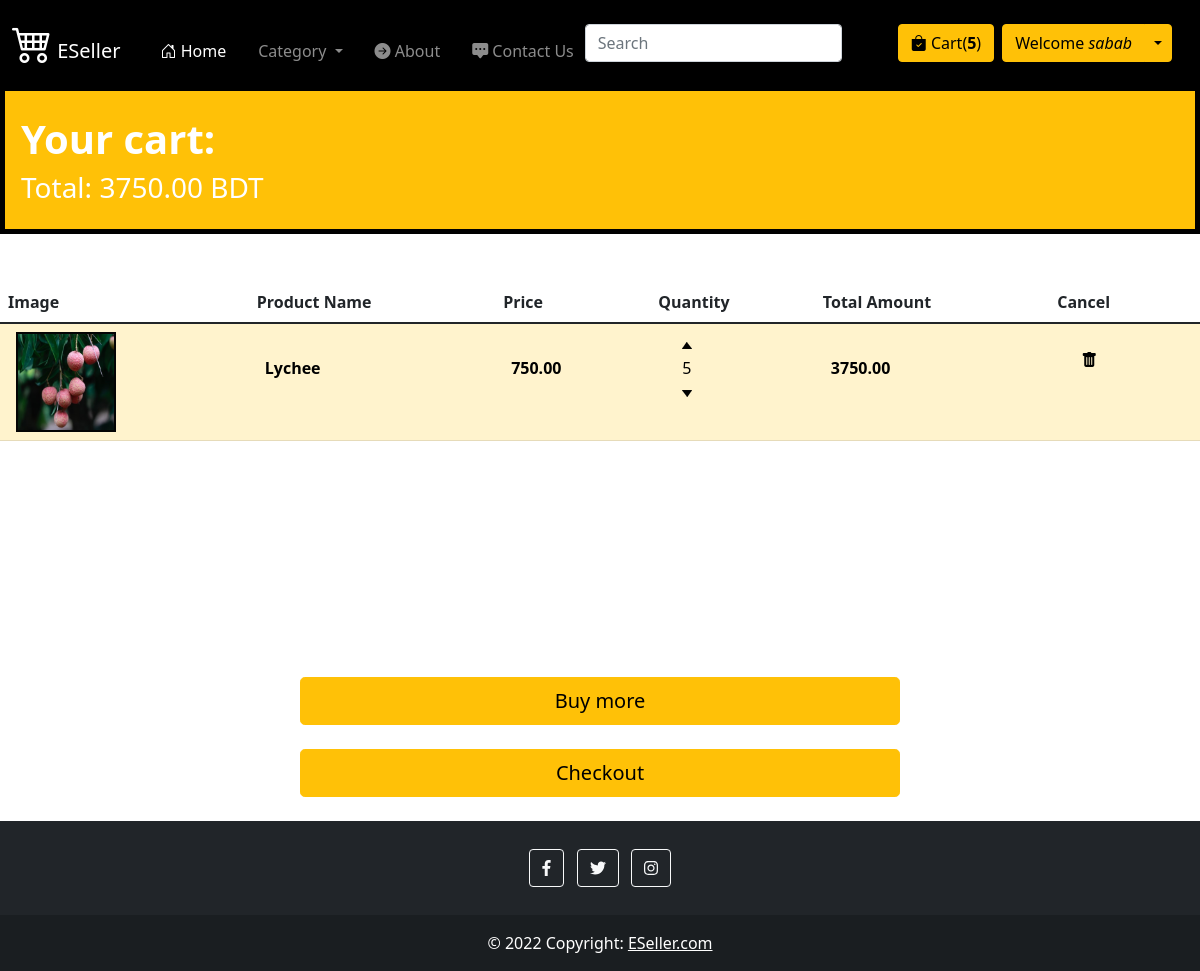
The page /cart (signed in) on the database as committed earlier.
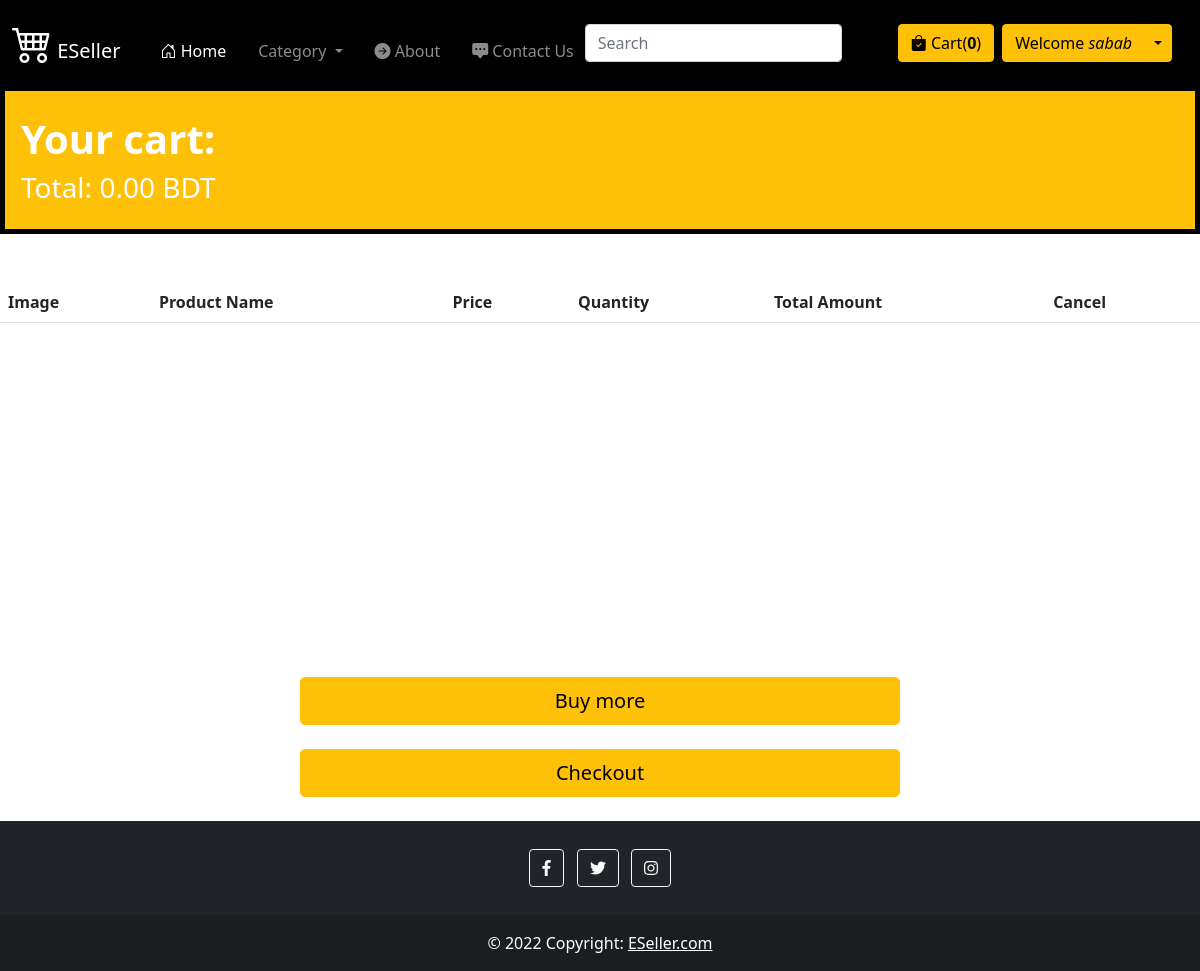
The same page on the database as committed later.
### home/models.py (models this page shows, shortened)
class Order(models.Model):
    customer = models.ForeignKey(User, on_delete=models.SET_NULL, null=True, blank=True)
    date_ordered = models.DateTimeField(auto_now_add=True)
    complete = models.BooleanField(default=False)
    transaction_id = models.CharField(max_length=100, null=True)
    @property
    def get_cart_total(self):
        orderitems = self.orderitem_set.all()
        total = sum([item.get_total for item in orderitems])
        return total
    @property
    def get_cart_items(self):
        orderitems = self.orderitem_set.all()
        total = sum([item.quantity for item in orderitems])
        return total

class OrderItem(models.Model):
    product = models.ForeignKey(Product, on_delete=models.SET_NULL, blank=True, null=True)
    order = models.ForeignKey(Order, on_delete=models.SET_NULL, blank=True, null=True)
    quantity = models.IntegerField(default=0, null=True, blank=True)
    date_added = models.DateTimeField(auto_now_add=True)
    @property
    def get_total(self):
        total = self.product.price * self.quantity
        return total

class Product(models.Model):
    product_id = models.AutoField(primary_key=True)
    product_name = models.CharField(max_length=100)
    category = models.CharField(max_length=100)
    price = models.IntegerField()
    description = models.CharField(max_length=400)
    pub_date = models.DateField()
    image = models.ImageField(upload_to="static")

### home/views.py (the view)
# urls.py: path("cart", views.cart, name='cart'),
def cart(request):
    if request.user.is_authenticated:
        customer = request.user
        order, created = Order.objects.get_or_create(customer=customer, complete=False)
        items = order.orderitem_set.all()
    else:
        items = []
        order = {'get_cart_total':0}
    number_of_product_in_cart = order.get_cart_items
    context = {'items':items, 'number_of_product_in_cart':number_of_product_in_cart, 'order':order}
    return render(request, 'cart.html', context)

### templates/cart.html (shortened to what this page needs)
{% extends 'base.html' %}
{% block body %}
{% load static %}
<div class="p-3 mb-1 bg-warning text-white  my-0 mb-5" style="border:5px solid black">
  <h1><h1><b>Your cart: {{n}}</b></h1>
  <h3>Total: {{order.get_cart_total | floatformat:2}} BDT</h3>
</div>
    <div class="container-fluid px-0 py-0 mb-0" style="height:371px; overflow: scroll;">
    <table class="table">
      <thead>
        <tr>
          <th scope="col">Image</th>
          <th scope="col">Product Name</th>
          <th scope="col">Price</th>
          <th scope="col">Quantity</th>
          <th scope="col">Total Amount</th>
          <th scope="col">Cancel</th>
        </tr>
      </thead>
      <tbody class="table-group-divider">
        {% for item in items%}
        <tr>
          <td class="table-warning"> <div class="mx-2 mt-0"><img src="{{item.product.image}}" style="border:2px solid #040404" height="100px" width="100px"></div></td>
          <td class="table-warning"> <div class="mx-2 mt-4"><b>{{item.product.product_name}}</b></div></td>
          <td class="table-warning"><div class="mx-2 mt-4"><b>{{item.product.price | floatformat:2}}</b></div></td>
          <td class="table-warning">
              <div class="quantity mx-4">
                  <img data-product="{{item.product.product_id}}" data-action="add" src="{% static 'arrow-up.png' %}" class="chg-quantity update-cart">
                  <p class="quantity my-0">{{item.quantity}}</p>
                  <img data-product="{{item.product.product_id}}" data-action="remove" src="{% static 'arrow-down.png' %}" class="chg-quantity update-cart">
              </div>
          </td>
          <td class="table-warning"><div class="mx-2 mt-4"><b>{{item.get_total | floatformat:2}}</b></div></td>
          <td class="table-warning"><div class="mt-3 mx-4"><i  data-product="{{item.product.product_id}}" data-action="cancel" class="bi bi-trash-fill chg-quantity update-cart"></i></div></td>
        </tr>
      {% endfor %}
      </tbody>
    </table>
  </div>
  <a class="w-50 btn btn-warning btn-lg mt-4 d-grid gap-2 col-6 mx-auto"" href="/">Buy more</a>
  <a class="w-50 btn btn-warning btn-lg mt-4 mb-4 d-grid gap-2 col-6 mx-auto"" href="/checkout">Checkout</a>
{% endblock body %}

### templates/base.html (shortened to what this page needs)
<!DOCTYPE html>
<html lang="en">
{% load static %}
<head>
  <link href="https://cdn.jsdelivr.net/npm/bootstrap@5.1.3/dist/css/bootstrap.min.css" rel="stylesheet"
 />
  <link rel="stylesheet" href="https://cdn.jsdelivr.net/npm/bootstrap-icons@1.7.2/font/bootstrap-icons.css" />
</head>
<body>
  <nav class="navbar navbar-expand-lg navbar-dark" style="background-color: #000000;">
    <div class="container-fluid">
      <a class="navbar-brand" href="/">
        <i class="bi bi-cart4" style="font-size: 40px"></i>
        ESeller
      </a>
      <div class="collapse navbar-collapse" id="navbarSupportedContent">
        <ul class="navbar-nav me-auto mb-2 mb-lg-0">
          <li class="nav-item ms-3">
            <a class="nav-link active mt-3" aria-current="page" href="/">
              <i class="bi bi-house-door"></i> Home</a>
          </li>
          <li class="nav-item dropdown ms-3">
            <a class="nav-link dropdown-toggle mt-3" href="#" id="navbarDropdown" role="button"
              data-bs-toggle="dropdown" aria-expanded="false">
              Category
            </a>
          </li>
          <li class="nav-item ms-3">
            <a class="nav-link mt-3" href="/about">
              <i class="bi bi-arrow-right-circle-fill"></i> About</a>
          </li>
          <li class="nav-item ms-3">
            <a class="nav-link mt-3" href="/contact">
              <i class="bi bi-chat-square-dots-fill"></i>
              Contact Us</a>
          </li>
        </ul>
        <form class="d-flex mb-3 mt-3 me-5">
          <input class="form-control me-2" type="search" placeholder="Search" aria-label="Search" />
        </form>
        {% if user.is_authenticated %}
        {% if user.is_superuser%}
        <button type="button" class="btn btn-warning position-relative me-4">
          <i class="bi bi-bell-fill"></i>
          <span class="position-absolute top-0 start-100 translate-middle badge rounded-pill bg-danger">
            1
            <span class="visually-hidden">unread messages</span>
          </span>
        </button>
        {% comment %} Nothing will happen because admin can not buy products {% endcomment %}
        {% else %}
        <a type="button" class="btn btn-warning me-2" href="/cart"><i class="bi bi-bag-check-fill"></i> Cart(<b>{{number_of_product_in_cart}}</b>)</a>
        {% endif %}
        <div class="btn-group me-3">
          <button type="button" class="btn btn-warning">
            Welcome <i>{{request.user}}</i>
          </button>
          <button type="button" class="btn btn-warning dropdown-toggle dropdown-toggle-split" data-bs-toggle="dropdown"
            aria-expanded="false">
          </button>
        </div>
        {%endif%}
      </div>
    </div>
  </nav>
  {% block body %}{% endblock body %}
    <footer class="bg-dark text-center text-white last-part">
      <div class="container p-4 pb-0">
        <section class="mb-4">
          <a class="btn btn-outline-light btn-floating m-1" href="https://facebook.com/home" role="button"><i class="fab fa-facebook-f"></i></a>
          <a class="btn btn-outline-light btn-floating m-1" href="https://twitter.com" role="button"
            ><i class="fab fa-twitter"></i
          ></a>
          <a class="btn btn-outline-light btn-floating m-1" href="https://instagram.com" role="button"
            ><i class="fab fa-instagram"></i
          ></a>
        </section>
      </div>
      <div class="text-center p-3" style="background-color: rgba(0, 0, 0,0.2);">
        © 2022 Copyright:
        <a class="text-white" href="https://eseller.com">ESeller.com</a>
      </div>
    </footer>
</body>
</html>

Rows that differ between the two databases and show on the page:
removed Order: get_cart_total "3750.00"
removed OrderItem: product.image (picture), product.product_name "Lychee", product.price "750.00", quantity "5", get_total "3750.00"
added Order: get_cart_total "0.00"
Other text that changed with them:
{{ number_of_product_in_cart }}: "5" → "0"
